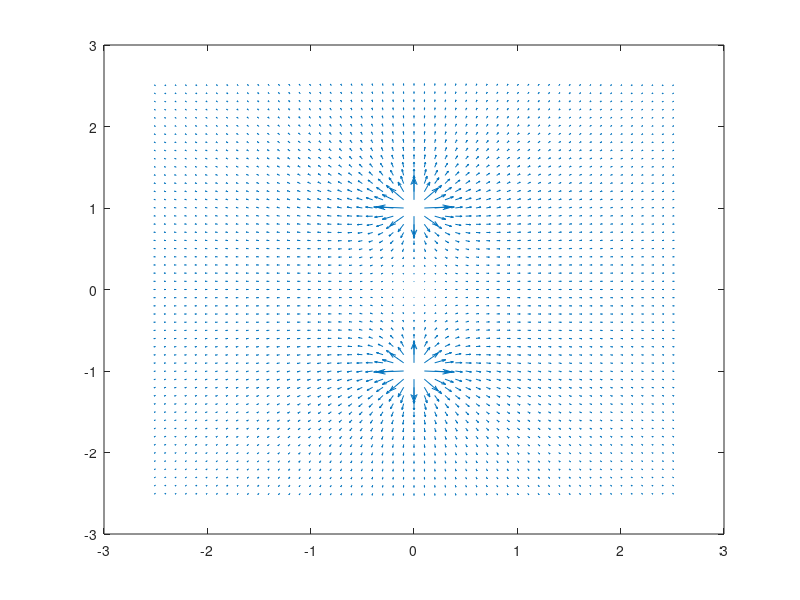

Recreate this plot in MATLAB.
epsilon = 8.854e-12;
[x, y] = meshgrid(-2.5:0.1:2.5, -2.5:0.1:2.5);
u = (1 ./ (x.*x + (y+1).*(y+1)) + 1 ./ (x.*x + (y-1).*(y-1))) .* x / 4 / pi / epsilon;
v = ((y+1) ./ (x.*x+(y+1).*(y+1)) + (y-1) ./ (x.*x+(y-1).*(y-1))) / 4 / pi / epsilon;
quiver(x, y, u, v, 2)